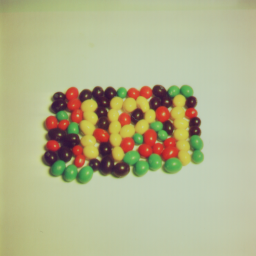
#> input picture Image Processing/images/1/4.1.07-jelly-beans.tiff, 256 x 256 px
$ python greyscale_conversion.py   (older library calls are emulated)
#> lines starting #> are read from the running program, lines starting #| are printed output that depends on the picture
import numpy as np
import matplotlib.pyplot as plt
from scipy import misc

# Convert color image to greyscale by average
#
# grey pixel = (R + G + B) / 3
def average(image):
    for i in range(image.shape[0]):
        for j in range(image.shape[1]):
            pixel = image[i,j]
            r = np.uint16(pixel[0])
            g = np.uint16(pixel[1])
            b = np.uint16(pixel[2])

            grey = (r + g + b) // 3

            image[i,j] = grey

# Convert color image to greyscale by weighted average
#
# grey pixel = 0.2126 * R + 0.7152 * G + 0.0722 * B
def weighted_average(image):
    red_weight = 0.2126
    green_weight = 0.7152
    blue_weight = 0.0722

    for i in range(image.shape[0]):
        for j in range(image.shape[1]):
            pixel = image[i,j]
            r = np.uint16(pixel[0])
            g = np.uint16(pixel[1])
            b = np.uint16(pixel[2])

            grey = np.uint8((red_weight * r) + (green_weight * g) + (blue_weight * b))

            image[i,j] = grey

# Load color image
image = misc.imread('../images/1/4.1.07-jelly-beans.tiff')
#> image is the input picture: shape (256, 256, 3); mean R, G, B 179.2, 180.6, 142.3
#image = misc.imread('../images/1/4.2.06-lake.tiff')

# Convert image to greyscale
average(image)
#> after the loop in average, `for i in range(image.shape[0]):`:
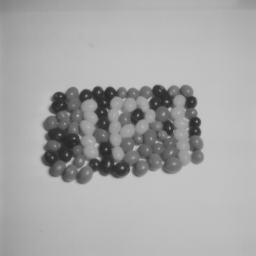
#> image: shape (256, 256, 3); min 39, max 197, mean 167.1
#weighted_average(image)

# Show image
plt.figure()
plt.imshow(image)
plt.show()
